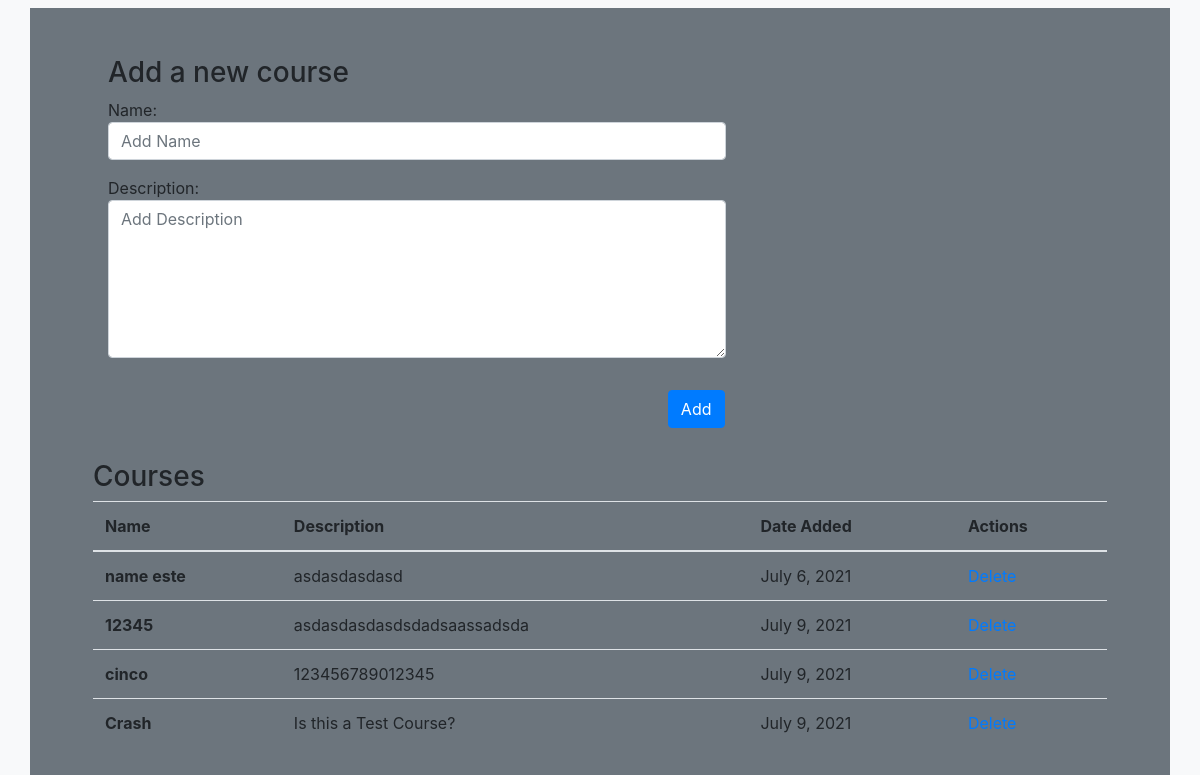
The page / on the database its author committed.
### app/models.py (models this page shows)
class Course(models.Model):
    name = models.CharField(max_length=255)
    description = models.TextField()
    date_added = models.DateField(auto_now_add=True)
    objects = CourseManager()

### app/views.py (the view, shortened to what this page needs)
# urls.py: path('', views.index),
def index(request):
    course_info= Course.objects.all()
    if request.method =="GET":
        context={
            "all_courses": course_info,
        }
        return render(request, 'index.html', context)

### app/templates/index.html (shortened to what this page needs)
{% extends "base.html" %}
{% block content %}
    <div class="mt-2 mx-5 pt-5 py-2 col-7" >
        <form action="/" method="POST">
            <h3>Add a new course</h3>
            <div class="form-group">
                <p>Name: <input name="name" value="{{name}}" type="text" class="form-control" id="name" placeholder="Add Name"></p>
            </div>
            <div class="form-group">
                <p>Description: <textarea name="description" class="form-control" id="description"placeholder="Add Description" rows="6">{{description}}</textarea></p>
            </div>
            <div class="row justify-content-end py-3 px-3">
                <button type="submit" class="btn btn-primary ">Add</button>
            </div>
        </form>
    </div>
    <div class="mb-2 mx-5 pb-5 py-2">
        <h3>Courses</h3>
        <table class="table table-hover">
            <thead>
                <tr>
                    <th scope="col">Name</th>
                    <th scope="col">Description</th>
                    <th scope="col">Date Added</th>
                    <th scope="col">Actions</th>
                </tr>
            </thead>
            <tbody>
                {% for course in all_courses %}
                <tr>
                    <th scope="row">{{ course.name }}</th>
                    <td>{{ course.description }}</td>
                    <td>{{ course.date_added }}</td>
                    <td><a href="/delete/{{ course.id }}"> Delete</a></td>
                {% endfor %}
                </tr>
            </tbody>
        </table>
    </div>
{% endblock %}

### app/templates/base.html (shortened to what this page needs)
<!DOCTYPE html>
<html lang="en">
<head>
    {% load static %}
    <link rel="stylesheet" href="{% static 'css/bootstrap.min.css' %}">
    <link rel="stylesheet" href="{% static 'css/font-awesome.min.css' %}">
    <link rel="stylesheet" href="{% static 'css/toastr.min.css' %}">
    <link rel="stylesheet" href="{% static 'css/tipped.css' %}" />
    <link rel="stylesheet" href="{% static 'css/datatables.min.css' %}" />
</head>
<body class="bg-light mt-2">
    <div class="container bg-secondary">
        {% block content %}{% endblock %}
    </div>
</body>
</html>

### rows shown on the page
Course: name "name este", description "asdasdasdasd", date_added "July 6, 2021"
Course: name "12345", description "asdasdasdasdsdadsaassadsda", date_added "July 9, 2021"
Course: name "cinco", description "123456789012345", date_added "July 9, 2021"
Course: name "Crash", description "Is this a Test Course?", date_added "July 9, 2021"
